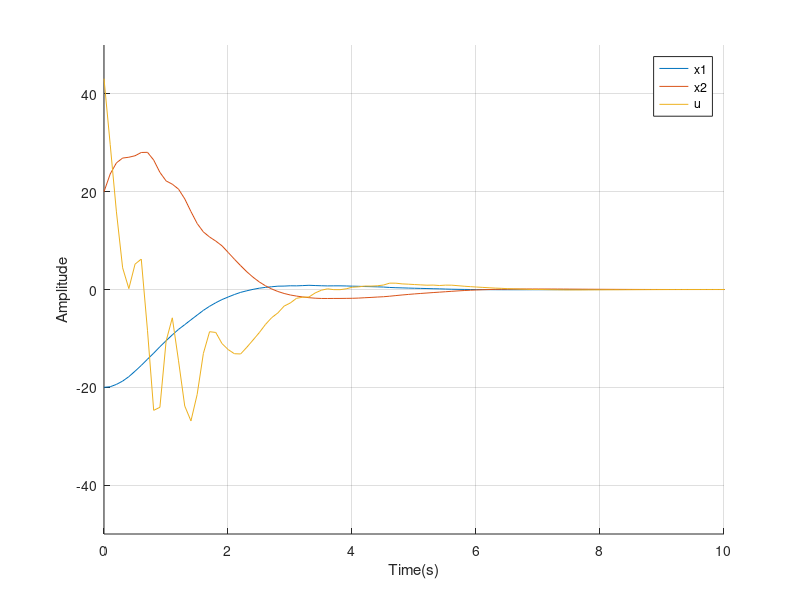

This chart was generated by the following MATLAB code:
function script5();
clear all; close all;
to =0; % start time
tf =60; % end time
t = linspace(to,tf,600);
xo(1) = -20; %inicial condition
xo(2) = 20;

global fileID
fileID=fopen('datos5.txt','w');
options1=odeset('RelTol',0.01);
[t,x]=ode23(@(t,x) nonlinear(t,x),t,xo,options1);
fclose(fileID);
xlabel('Time(s)')
ylabel('Amplitude')
hold on
plot(t,x(:,1),t,x(:,2))
hold on;
a=-1 + (3)*rand(1,1);
an=1;
k=1;
u = (-2-an.*cos(x(:,1))).*(x(:,1)+an.*sin(x(:,1))+x(:,2))-x(:,1)-k.*(x(:,2)+2.*x(:,1)+an.*sin(x(:,1)));
plot(t,u(:,1))
axis([0 10 -50 50]);
legend('x1','x2','u');
grid

function[xdot]=nonlinear(t,x)
global fileID 
a=-1 + (4)*rand(1,1); % a con incertidumbre
k=1;
an =1; % a nominal
u = (-2-an*cos(x(1)))*(x(1)+an*sin(x(1))+x(2))-x(1)-k*(x(2)+2*x(1)+an*sin(x(1)));
xdot=[x(1)+a*sin(x(1))+x(2); u];
fprintf(fileID,' %10.6f %10.6f %10.6f %10.6f \n',t,u,x(1),x(2));
